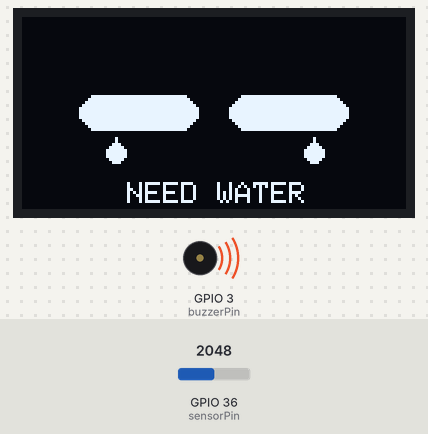
Recording of a sketch running on a simulated ESP32. On the bench: 128×64 one-colour display, buzzer (waves = sounding). The inputs (shaded band) are chosen by the test bench; at power-on: GPIO 36 (sensorPin) = 2048. Random numbers use the default seed unless the sketch sets one.

Above: at 1.2 s.
1.3 s: GPIO 36 (sensorPin) set to 535
At 3.74 s:
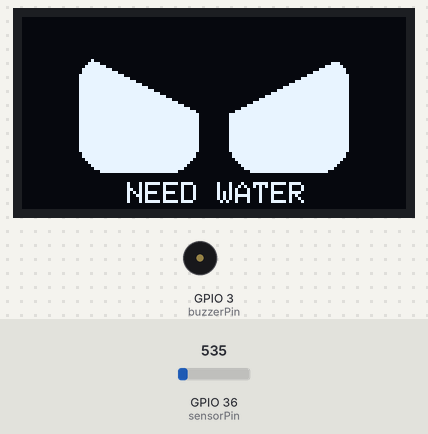
4.3 s: GPIO 36 (sensorPin) set to 458
At 6.0 s:
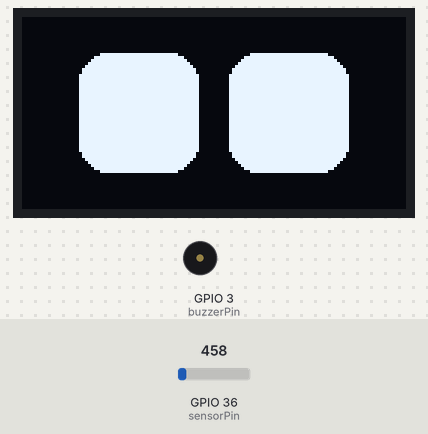
7.3 s: GPIO 36 (sensorPin) set to 540
At 8.25 s:
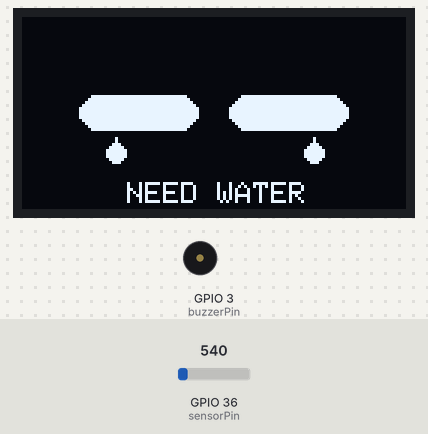
Timing chart, 0 to 16.3 s (numbered marks = the images above; inputs shaded):
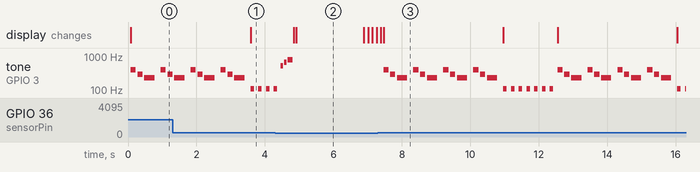

The sketch:

main.ino
```cpp
#include "display_wrapper.h"

// --- Hardware Configuration ---
const int sensorPin = A0;
const int buzzerPin = 3;
const int threshold = 500;
const long BAUD_RATE = 115200;

// --- Musical Frequencies (Hz) ---
#define NOTE_G4  392
#define NOTE_D4  294
#define NOTE_AS3 233 // B Flat (Mournful)
#define NOTE_C5  523
#define NOTE_E5  659
#define NOTE_G5  784
#define NOTE_A2  110 // Low Angry Tone

// --- Eye State Struct ---
struct EyeState {
    int height;
    int width;
    int x;
    int y;
};

const int REF_EYE_HEIGHT = 40;
const int REF_EYE_WIDTH = 40;
const int REF_SPACE_BETWEEN_EYE = 10;
const int REF_CORNER_RADIUS = 10;

EyeState left_eye, right_eye;
bool wasDry = false;

// --- Timing & Animation Variables ---
unsigned long dryStartTime = 0;
unsigned long happyStartTime = 0;
unsigned long lastBlinkTime = 0;
bool animationDone = false;
int blinkInterval = 3000;

// --- Engine Functions ---

void draw_eyes() {
    g_draw_filled_round_rect(int(left_eye.x - left_eye.width / 2), int(left_eye.y - left_eye.height / 2), left_eye.width, left_eye.height, REF_CORNER_RADIUS, G_COLOR_WHITE);
    g_draw_filled_round_rect(int(right_eye.x - right_eye.width / 2), int(right_eye.y - right_eye.height / 2), right_eye.width, right_eye.height, REF_CORNER_RADIUS, G_COLOR_WHITE);
}

void reset_eyes(bool update = true) {
    left_eye.height = REF_EYE_HEIGHT; left_eye.width = REF_EYE_WIDTH;
    right_eye.height = REF_EYE_HEIGHT; right_eye.width = REF_EYE_WIDTH;
    left_eye.x = 64 - REF_EYE_WIDTH / 2 - REF_SPACE_BETWEEN_EYE / 2;
    left_eye.y = 32;
    right_eye.x = 64 + REF_EYE_WIDTH / 2 + REF_SPACE_BETWEEN_EYE / 2;
    right_eye.y = 32;
    if (update) { g_clear_display(); draw_eyes(); g_update_display(); }
}

// --- Masking Helpers ---

void apply_angry_mask() {
    g_draw_filled_triangle(left_eye.x - 21, left_eye.y - 21, left_eye.x + 21, left_eye.y - 21, left_eye.x + 21, left_eye.y, G_COLOR_BLACK);
    g_draw_filled_triangle(right_eye.x - 21, right_eye.y - 21, right_eye.x + 21, right_eye.y - 21, right_eye.x - 21, right_eye.y, G_COLOR_BLACK);
}

void draw_realistic_tear(int x, int y) {
    display.fillTriangle(x, y - 4, x - 2, y, x + 2, y, G_COLOR_WHITE);
    display.fillCircle(x, y + 1, 3, G_COLOR_WHITE);
}

// --- Melodies ---

void playCryingMelody() {
    // Mournful descending sequence
    tone(buzzerPin, NOTE_G4, 150); delay(200);
    tone(buzzerPin, NOTE_D4, 150); delay(200);
    tone(buzzerPin, NOTE_AS3, 300); delay(400);
    noTone(buzzerPin);
}

void playHappyMelody() {
    // Cheerful ascending sequence
    tone(buzzerPin, NOTE_C5, 80); delay(100);
    tone(buzzerPin, NOTE_E5, 80); delay(100);
    tone(buzzerPin, NOTE_G5, 150); delay(150);
    noTone(buzzerPin);
}

// --- Animation Routines ---

void fast_blink() {
    int speed = 20;
    reset_eyes(false);
    for(int i = 0; i < 2; i++) {
        left_eye.height -= speed; right_eye.height -= speed;
        g_clear_display(); draw_eyes(); g_update_display();
    }
    for(int i = 0; i < 2; i++) {
        left_eye.height += speed; right_eye.height += speed;
        g_clear_display(); draw_eyes(); g_update_display();
    }
}

void look_around_animation() {
    int moveAmount = 15;
    for(int i = 0; i < 2; i++) {
        left_eye.x -= moveAmount; right_eye.x -= moveAmount;
        g_clear_display(); draw_eyes(); g_update_display();
        delay(100);
        left_eye.x += moveAmount * 2; right_eye.x += moveAmount * 2;
        g_clear_display(); draw_eyes(); g_update_display();
        delay(100);
        left_eye.x -= moveAmount; right_eye.x -= moveAmount;
    }
    reset_eyes(true);
}

// --- State Functions ---

void show_happy() {
    reset_eyes(false);
    g_clear_display();
    draw_eyes();
    g_update_display();
}

void show_crying() {
    reset_eyes(false);
    left_eye.height = 12; // 30% open
    right_eye.height = 12;
    g_clear_display();
    draw_eyes();
    draw_realistic_tear(left_eye.x - 8, left_eye.y + 12);
    draw_realistic_tear(right_eye.x + 8, right_eye.y + 12);
    display.setTextSize(1);
    display.setCursor(35, 55);
    display.print("NEED WATER");
    g_update_display();
}

void show_angry() {
    reset_eyes(false);
    g_clear_display();
    draw_eyes();
    apply_angry_mask();
    display.setTextSize(1);
    display.setCursor(35, 55);
    display.print("NEED WATER");
    g_update_display();
}

// --- Setup & Loop ---

void setup() {
    Serial.begin(BAUD_RATE);
    pinMode(buzzerPin, OUTPUT);
    g_init_display();
    reset_eyes(true);
}

void loop() {
    int sensorValue = analogRead(sensorPin);

    if (sensorValue < threshold) {
        if (wasDry) {
            playHappyMelody();
            wasDry = false;
            happyStartTime = millis();
            animationDone = false;
        }

        if (!animationDone && (millis() - happyStartTime > 2000)) {
            look_around_animation();
            animationDone = true;
        } else {
            if (millis() - lastBlinkTime > blinkInterval) {
                fast_blink();
                lastBlinkTime = millis();
                blinkInterval = random(3000, 6000);
            } else {
                show_happy();
            }
        }
        noTone(buzzerPin);
    } else {
        if (!wasDry) { dryStartTime = millis(); wasDry = true; }
        long elapsed = (millis() - dryStartTime) % 5000;

        if (elapsed < 3000) {
            show_crying();
            playCryingMelody(); // Plays every ~1 second while crying
        } else {
            show_angry();
            // Aggressive angry pulse
            tone(buzzerPin, NOTE_A2, 100); delay(150); noTone(buzzerPin);
        }
    }
    delay(50);
}
```

display_wrapper.h
```cpp
    #ifndef DISPLAY_WRAPPER_H
#define DISPLAY_WRAPPER_H

#include "config.h"

// ====================================================================================
// == SECTION 1 : Library inclusion and object instantiation                         ==
// ====================================================================================

#if defined(USE_U8G2)
    #include <U8g2lib.h>
    // This constructor uses the board's default hardware I2C pins.
    // - Arduino Nano/Uno: A4 (SDA), A5 (SCL)
    // - ESP32: GPIO 21 (SDA), GPIO 22 (SCL)
    U8G2_SSD1306_128X64_NONAME_F_HW_I2C display(U8G2_R0); // For Arduino Nano 128x64
     //U8G2_SH1107_PIMORONI_128X128_F_HW_I2C display(U8G2_R0); // For ESP32 128x128

    // To use custom pins (software I2C), use a constructor like this instead:
    // U8G2_SSD1306_128X64_NONAME_F_SW_I2C display(U8G2_R0, /* SCL=*/ A5, /* SDA=*/ A4);

    const int G_COLOR_WHITE = 1;
    const int G_COLOR_BLACK = 0;

#elif defined(USE_ADAFRUIT_SSD1306)
    #include <Wire.h>
    #include <Adafruit_GFX.h>
    #include <Adafruit_SSD1306.h>

    // This constructor uses the board's default hardware I2C interface (&Wire).
    // - Arduino Nano/Uno: A4 (SDA), A5 (SCL)
    // - ESP32: GPIO 21 (SDA), GPIO 22 (SCL)
    #define OLED_RESET -1
    Adafruit_SSD1306 display(SCREEN_WIDTH, SCREEN_HEIGHT, &Wire, OLED_RESET);

    // To use custom pins (software I2C), Adafruit libraries usually require specific constructors
    // or bit-banging libraries, but Hardware I2C is recommended for performance.

    const int G_COLOR_WHITE = SSD1306_WHITE;
    const int G_COLOR_BLACK = SSD1306_BLACK;

#else
    #error "No display library defined in config.h. Please choose one."
#endif

// ====================================================================================
// == SECTION 2 : Generic Wrapper Functions                                          ==
// ====================================================================================


inline void g_init_display() {
#if defined(USE_U8G2)
    display.setI2CAddress(0x78);
    display.begin();
#elif defined(USE_ADAFRUIT_SSD1306)
    // [ESP32] Pour utiliser des pins personnalisés, décommentez et modifiez la ligne suivante :
    // Wire.begin(/*SDA=*/ 21, /*SCL=*/ 22);
    display.begin(SSD1306_SWITCHCAPVCC, 0x3C);
#endif
}


inline void g_clear_display() {
#if defined(USE_U8G2)
    display.clearBuffer();
#elif defined(USE_ADAFRUIT_SSD1306)
    display.clearDisplay();
#endif
}

inline void g_update_display() {
#if defined(USE_U8G2)
    display.sendBuffer();
#elif defined(USE_ADAFRUIT_SSD1306)
    display.display();
#endif
}

inline void g_draw_filled_round_rect(int x, int y, int w, int h, int r, int color) {
#if defined(USE_U8G2)
    display.setDrawColor(color);
    display.drawRBox(x, y, w, h, r);
#elif defined(USE_ADAFRUIT_SSD1306)
    display.fillRoundRect(x, y, w, h, r, color);
#endif
}

inline void g_draw_filled_triangle(int x0, int y0, int x1, int y1, int x2, int y2, int color) {
#if defined(USE_U8G2)
    display.setDrawColor(color);
    display.drawTriangle(x0, y0, x1, y1, x2, y2);
#elif defined(USE_ADAFRUIT_SSD1306)
    display.fillTriangle(x0, y0, x1, y1, x2, y2, color);
#endif
}

#endif
```

config.h
```cpp
#ifndef CONFIG_H
#define CONFIG_H

// --- LIBRARY SELECTION ---
// Uncomment ONLY ONE of the following lines to choose your display driver.

//#define USE_U8G2
#define USE_ADAFRUIT_SSD1306

// --- Common Configuration ---
#define SCREEN_WIDTH 128
#define SCREEN_HEIGHT 64

#endif
```

Measured:
- the behaviour switches between 500 and 499 on GPIO 36 (sensorPin) (found by bisection; images 1 and 2)
- after the input at 7.3 s, tone on GPIO 3 (buzzerPin): plays 392 Hz for 0.15 s, 294 Hz for 0.15 s, 233 Hz for 0.30 s, 392 Hz for 0.15 s, 294 Hz for 0.15 s, 233 Hz for 0.30 s … (33 notes in this stretch), starting after 0.16 s
- by itself, tone on GPIO 3 (buzzerPin): plays 523 Hz for 0.08 s, 659 Hz for 0.08 s, 784 Hz for 0.15 s
- what the display in image 2 shows lasts 2.0 s, from 4.9 s to 6.9 s
